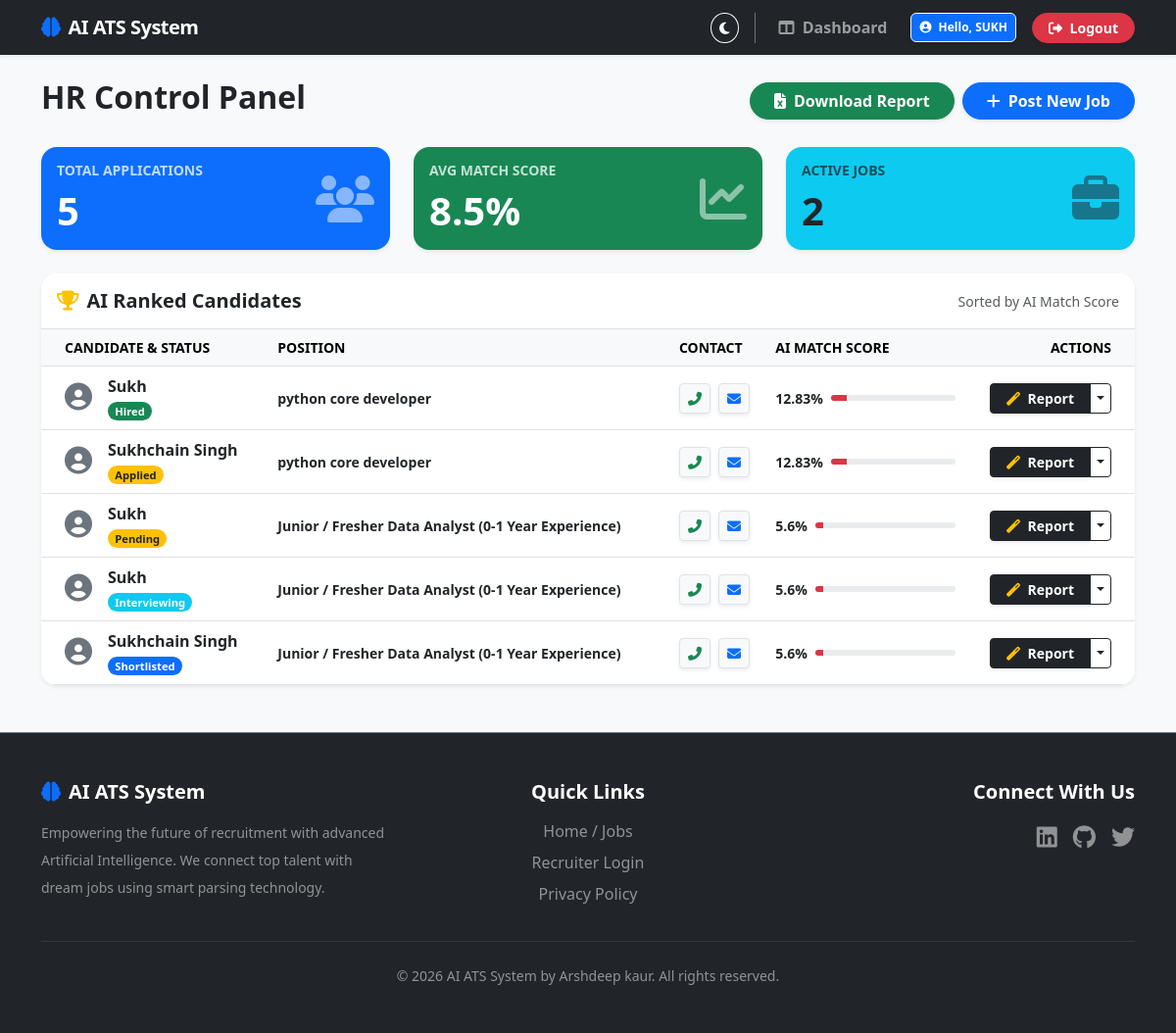
The app's page /dashboard/ (signed in) with its own data.
### users/models.py (models this page shows, shortened)
class CustomUser(AbstractUser):
    is_recruiter = models.BooleanField(default=False)
    is_candidate = models.BooleanField(default=False)

### core/models.py (models this page shows, shortened)
class Application(models.Model):
    STATUS_CHOICES = (
        ('applied', 'Applied'),
        ('shortlisted', 'Shortlisted'),
        ('interview', 'Interviewing'),
        ('hired', 'Hired'),
        ('rejected', 'Rejected'),
    )
    job = models.ForeignKey(Job, on_delete=models.CASCADE, related_name='applications')
    candidate = models.ForeignKey(User, on_delete=models.CASCADE, related_name='applications')
    match_score = models.FloatField(default=0.0)
    ai_interview_questions = models.TextField(blank=True, null=True)
    status = models.CharField(
        max_length=20,
        choices=STATUS_CHOICES,
        default='applied'
    )
    applied_at = models.DateTimeField(auto_now_add=True)

class Job(models.Model):
    title = models.CharField(max_length=255)
    description = models.TextField()
    required_skills = models.TextField(help_text="Comma separated skills, e.g., Python, Django, React")
    min_experience = models.IntegerField(default=0, help_text="Minimum experience in years")
    is_active = models.BooleanField(default=True)
    created_at = models.DateTimeField(auto_now_add=True)

### core/views.py (the view)
# urls.py: path('dashboard/', views.dashboard, name='dashboard'),
@login_required
def dashboard(request):
    if request.user.is_recruiter:
        applications = Application.objects.all().order_by('-match_score')
        total_apps = applications.count()
        avg_score = applications.aggregate(Avg('match_score'))['match_score__avg'] or 0
        active_jobs = Job.objects.filter(is_active=True).count()
        context = {
            'applications': applications,
            'total_apps': total_apps,
            'avg_score': round(avg_score, 1),
            'active_jobs': active_jobs
        }
        return render(request, 'core/hr_dashboard.html', context)
    else:
        applications = Application.objects.filter(candidate=request.user).order_by('-applied_at')
        return render(request, 'core/candidate_dashboard.html', {'applications': applications})

### templates/core/hr_dashboard.html (shortened to what this page needs)
{% extends 'base.html' %}
{% block content %}
<div class="d-flex justify-content-between align-items-center mb-4 mt-3">
    <h2 class="fw-bolder">HR Control Panel</h2>
    <div class="d-flex gap-2">
        <a href="{% url 'export_csv' %}" class="btn btn-success shadow-sm rounded-pill fw-bold px-4">
            <i class="fas fa-file-excel me-2"></i>Download Report
        </a>
        <a href="{% url 'create_job' %}" class="btn btn-primary shadow-sm rounded-pill fw-bold px-4">
            <i class="fas fa-plus me-2"></i>Post New Job
        </a>
    </div>
</div>
<div class="row mb-4">
    <div class="col-md-4 mb-3 mb-md-0">
        <div class="card shadow-sm border-0 bg-primary text-white rounded-4 h-100 p-3">
            <div class="d-flex justify-content-between align-items-center">
                <div>
                    <h6 class="text-uppercase fw-bold opacity-75 small">Total Applications</h6>
                    <h1 class="display-6 fw-bolder mb-0">{{ total_apps }}</h1>
                </div>
                <i class="fas fa-users fa-3x opacity-50"></i>
            </div>
        </div>
    </div>
    <div class="col-md-4 mb-3 mb-md-0">
        <div class="card shadow-sm border-0 bg-success text-white rounded-4 h-100 p-3">
            <div class="d-flex justify-content-between align-items-center">
                <div>
                    <h6 class="text-uppercase fw-bold opacity-75 small">Avg Match Score</h6>
                    <h1 class="display-6 fw-bolder mb-0">{{ avg_score }}%</h1>
                </div>
                <i class="fas fa-chart-line fa-3x opacity-50"></i>
            </div>
        </div>
    </div>
    <div class="col-md-4">
        <div class="card shadow-sm border-0 bg-info text-dark rounded-4 h-100 p-3">
            <div class="d-flex justify-content-between align-items-center">
                <div>
                    <h6 class="text-uppercase fw-bold opacity-75 small">Active Jobs</h6>
                    <h1 class="display-6 fw-bolder mb-0">{{ active_jobs }}</h1>
                </div>
                <i class="fas fa-briefcase fa-3x opacity-50"></i>
            </div>
        </div>
    </div>
</div>
<div class="card shadow-sm border-0 rounded-4 overflow-hidden">
    <div class="card-header bg-white border-bottom py-3 d-flex justify-content-between align-items-center">
        <h5 class="mb-0 fw-bold"><i class="fas fa-trophy text-warning me-2"></i>AI Ranked Candidates</h5>
        <small class="text-muted">Sorted by AI Match Score</small>
    </div>
    <div class="card-body p-0">
        <div class="table-responsive">
            <table class="table table-hover align-middle mb-0">
                <thead class="table-light text-muted small text-uppercase">
                    <tr>
                        <th class="ps-4">Candidate & Status</th>
                        <th>Position</th>
                        <th>Contact</th>
                        <th style="width: 200px;">AI Match Score</th>
                        <th class="text-end pe-4">Actions</th>
                    </tr>
                </thead>
                <tbody>
                    {% for app in applications %}
                    <tr>
                        <td class="ps-4">
                            <div class="d-flex align-items-center">
                                <div class="me-3">
                                    <i class="fas fa-user-circle text-secondary fs-3"></i>
                                </div>
                                <div>
                                    <div class="fw-bold text-dark">{{ app.candidate.first_name|default:app.candidate.username|title }}</div>
                                    <span class="badge rounded-pill
                                        {% if app.status == 'hired' %}bg-success
                                        {% elif app.status == 'rejected' %}bg-danger
                                        {% elif app.status == 'interview' %}bg-info
                                        {% elif app.status == 'shortlisted' %}bg-primary
                                        {% else %}bg-warning text-dark{% endif %}" style="font-size: 0.7rem;">
                                        {{ app.get_status_display }}
                                    </span>
                                </div>
                            </div>
                        </td>
                        <td>
                            <span class="text-dark small fw-semibold">{{ app.job.title }}</span>
                        </td>
                        <td>
                            <div class="d-flex gap-2">
                                {% if app.candidate.resume.phone_number and app.candidate.resume.phone_number != "Not Found" %}
                                    <a href="tel:{{ app.candidate.resume.phone_number }}" class="btn btn-sm btn-light text-success border shadow-sm" title="Call"><i class="fas fa-phone-alt"></i></a>
                                {% endif %}
                                {% if app.candidate.resume.contact_email and app.candidate.resume.contact_email != "Not Found" %}
                                    <a href="mailto:{{ app.candidate.resume.contact_email }}" class="btn btn-sm btn-light text-primary border shadow-sm" title="Email"><i class="fas fa-envelope"></i></a>
                                {% endif %}
                            </div>
                        </td>
                        <td>
                            <div class="d-flex align-items-center">
                                <span class="fw-bold me-2 small">{{ app.match_score }}%</span>
                                <div class="progress flex-grow-1" style="height: 6px;">
                                    <div class="progress-bar {% if app.match_score >= 70 %}bg-success{% elif app.match_score >= 40 %}bg-warning{% else %}bg-danger{% endif %}"
                                         role="progressbar" style="width: {{ app.match_score }}%;"></div>
                                </div>
                            </div>
                        </td>
                        <td class="text-end pe-4">
                            <div class="btn-group">
                                <a href="{% url 'application_detail' app.id %}" class="btn btn-sm btn-dark fw-bold px-3 shadow-sm">
                                    <i class="fas fa-magic text-warning me-1"></i> Report
                                </a>
                                <button type="button" class="btn btn-sm btn-outline-dark dropdown-toggle dropdown-toggle-split" data-bs-toggle="dropdown" aria-expanded="false">
                                </button>
                            </div>
                        </td>
                    </tr>
                    {% endfor %}
                </tbody>
            </table>
        </div>
    </div>
</div>
{% endblock %}

### templates/base.html (shortened to what this page needs)
<!DOCTYPE html>
<html lang="en" data-bs-theme="light">
<head>
    <link href="https://cdn.jsdelivr.net/npm/bootstrap@5.3.0/dist/css/bootstrap.min.css" rel="stylesheet">
    <link rel="stylesheet" href="https://cdnjs.cloudflare.com/ajax/libs/font-awesome/6.4.0/css/all.min.css">
</head>
<body class="bg-body-tertiary d-flex flex-column min-vh-100">
<nav class="navbar navbar-expand-lg navbar-dark bg-dark shadow-sm">
  <div class="container">
    <a class="navbar-brand text-white" href="{% url 'job_list' %}">
        <i class="fas fa-brain text-primary me-2"></i>AI ATS System
    </a>
    <div class="collapse navbar-collapse" id="navbarNav">
      <ul class="navbar-nav ms-auto align-items-center">
        <li class="nav-item me-3 border-end pe-3 border-secondary">
            <button class="btn btn-outline-light btn-sm rounded-circle" id="theme-toggle" title="Toggle Dark/Light Mode">
                <i class="fas fa-moon" id="theme-icon"></i>
            </button>
        </li>
        {% if user.is_authenticated %}
            <li class="nav-item">
                <a class="nav-link fw-bold" href="{% url 'dashboard' %}"><i class="fas fa-columns me-1"></i> Dashboard</a>
            </li>
            <li class="nav-item ms-3 me-3">
                <span class="badge bg-primary text-white p-2 border border-light shadow-sm">
                    <i class="fas fa-user-circle me-1"></i> Hello, {{ user.first_name|default:user.username }}
                </span>
            </li>
            <li class="nav-item">
                <a class="btn btn-danger btn-sm fw-bold px-3 shadow-sm rounded-pill" href="{% url 'logout' %}">
                    <i class="fas fa-sign-out-alt me-1"></i> Logout
                </a>
            </li>
        {% else %}
            <li class="nav-item">
                <a class="btn btn-primary btn-sm fw-bold px-4 py-2 shadow-sm rounded-pill" href="{% url 'login' %}">
                    <i class="fas fa-lock me-1"></i> HR Login
                </a>
            </li>
        {% endif %}
      </ul>
    </div>
  </div>
</nav>
<main class="flex-shrink-0 mb-5">
    <div class="container mt-4">
        {% block content %}
        {% endblock %}
    </div>
</main>
<footer class="footer mt-auto py-5 bg-dark footer-dark text-white-50 border-top border-secondary">
    <div class="container">
        <div class="row">
            <div class="col-md-4 mb-4 mb-md-0 text-start">
                <h5 class="text-white fw-bold mb-3">
                    <i class="fas fa-brain text-primary me-2"></i>AI ATS System
                </h5>
                <p class="small text-white-50 lh-lg">
                    Empowering the future of recruitment with advanced Artificial Intelligence. We connect top talent with dream jobs using smart parsing technology.
                </p>
            </div>
            <div class="col-md-4 mb-4 mb-md-0 text-md-center">
                <h5 class="text-white fw-bold mb-3">Quick Links</h5>
                <ul class="list-unstyled mb-0">
                    <li class="mb-2"><a href="{% url 'job_list' %}" class="text-white-50 text-decoration-none nav-hover">Home / Jobs</a></li>
                    <li class="mb-2"><a href="/admin/" class="text-white-50 text-decoration-none nav-hover">Recruiter Login</a></li>
                    <li class="mb-2"><a href="#" class="text-white-50 text-decoration-none nav-hover">Privacy Policy</a></li>
                </ul>
            </div>
            <div class="col-md-4 text-md-end text-center">
                <h5 class="text-white fw-bold mb-3">Connect With Us</h5>
                <div class="d-flex justify-content-md-end justify-content-center gap-3">
                    <a href="#" class="text-white-50 text-decoration-none fs-4 hover-white"><i class="fab fa-linkedin"></i></a>
                    <a href="#" class="text-white-50 text-decoration-none fs-4 hover-white"><i class="fab fa-github"></i></a>
                    <a href="#" class="text-white-50 text-decoration-none fs-4 hover-white"><i class="fab fa-twitter"></i></a>
                </div>
            </div>
        </div>
        <hr class="border-secondary my-4">
        <div class="text-center small">
            &copy; 2026 AI ATS System by Arshdeep kaur. All rights reserved.
        </div>
    </div>
</footer>
</body>
</html>

### templates/base.html (style rules this page uses)
body { transition: background-color 0.3s ease, color 0.3s ease; }
.navbar-brand { font-weight: 700; letter-spacing: -0.5px; }

### records on screen
CustomUser: first_name "SUKH"
Application: candidate.first_name "Sukh", status "Hired", job "python core developer", match_score "12.83"
Application: candidate.first_name "Sukhchain Singh", status "Applied", job "python core developer", match_score "12.83"
Application: candidate.first_name "Sukh", status "Pending", job "Junior / Fresher Data Analyst (0-1 Year Experience)", match_score "5.6"
Application: candidate.first_name "Sukh", status "Interviewing", job "Junior / Fresher Data Analyst (0-1 Year Experience)", match_score "5.6"
Application: candidate.first_name "Sukhchain Singh", status "Shortlisted", job "Junior / Fresher Data Analyst (0-1 Year Experience)", match_score "5.6"

### other values on screen
{{ total_apps }} "5"
{{ avg_score }} "8.5"
{{ active_jobs }} "2"
